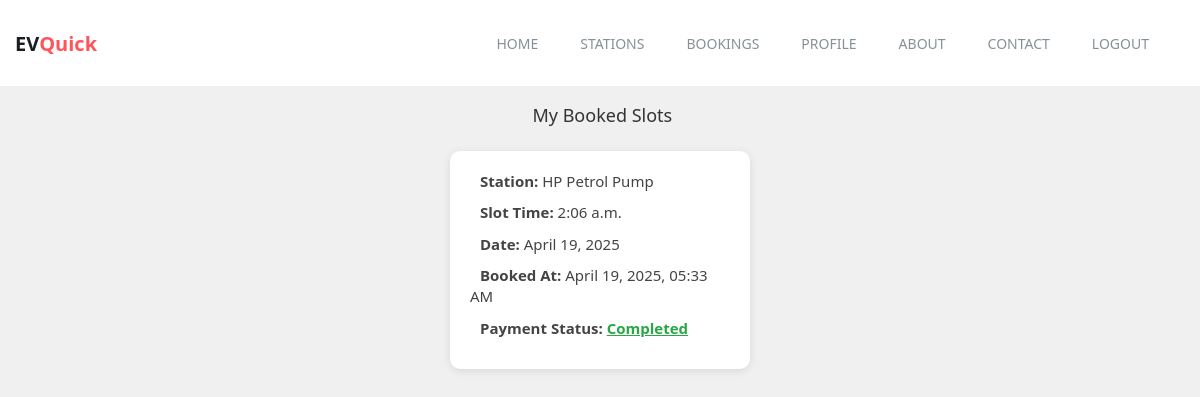
Before: /user_slot_bookings (signed in) with the older database file.
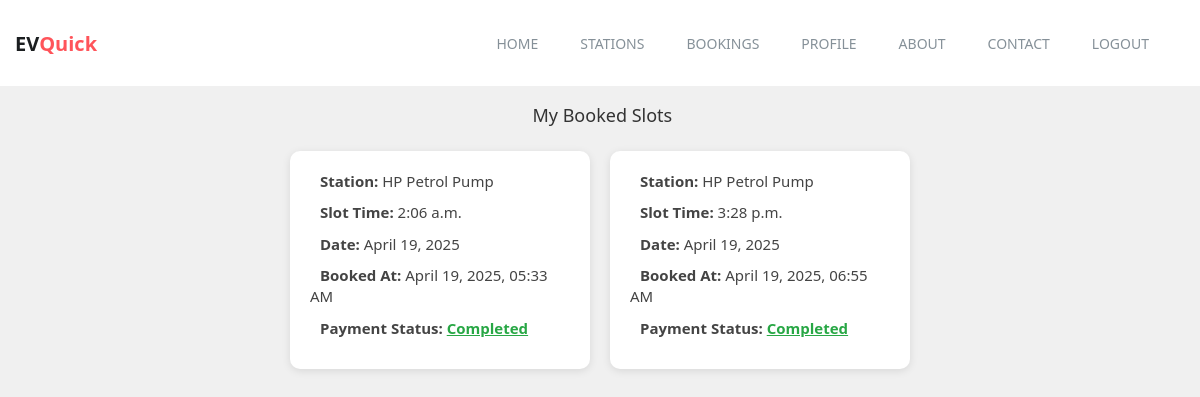
After: the same page with the newer database file.
### staff/models.py (models this page shows, shortened)
class Booking(models.Model):
    client = models.ForeignKey(Client, on_delete=models.CASCADE)
    slot = models.ForeignKey(AvailableSlot, on_delete=models.CASCADE)
    booked_at = models.DateTimeField()
    booking_date=models.DateField(null=True,blank=True)
    booking_time=models.TimeField(null=True,blank=True)
    duration_minutes = models.PositiveIntegerField(default=30)  # User can choose 30, 60, 90, etc.
    total_price = models.DecimalField(max_digits=10, decimal_places=2, default=0.00)
    payment_status = models.CharField(max_length=20, choices=[('Pending', 'Pending'), ('Completed', 'Completed')], default='Pending')

class AvailableSlot(models.Model):
    station = models.ForeignKey(Station, on_delete=models.CASCADE)
    name=models.CharField(max_length=150)
    price=models.DecimalField(max_digits=10,decimal_places=2)
    is_booked = models.BooleanField(default=False)

class Station(models.Model):
    user=models.ForeignKey(AdminUser,on_delete=models.CASCADE)
    name=models.CharField(max_length=200)
    district=models.CharField(max_length=200,choices=Location.DISTRICT_CHOICES)
    location=models.ForeignKey(Location,on_delete=models.CASCADE)

### user/views.py (the view)
# urls.py: path('user_slot_bookings',views.user_slot_bookings,name='user_slot_bookings'),
@login_required
def user_slot_bookings(request):
    client=Client.objects.get(user=request.user)
    bookings=Booking.objects.filter(client=client)
    return render(request,'app/user_slot_bookings.html',{'bookings':bookings})

### user/template/app/user_slot_bookings.html (shortened to what this page needs)
{% extends 'app/user_header.html' %}
{% block content %}
<!DOCTYPE html>
<html>
<head>
</head>
<body>
<h2> My Booked Slots</h2>
{% if bookings %}
<div class="slot-container">
    {% for booking in bookings %}
    <div class="slot-card">
        <div class="slot-info"><strong>Station:</strong> {{ booking.slot.station.name }}</div>
        <div class="slot-info"><strong>Slot Time:</strong> {{ booking.booking_time }}</div>
        <div class="slot-info"><strong>Date:</strong> {{ booking.booking_date }}</div>
        <div class="slot-info"><strong>Booked At:</strong> {{ booking.booked_at|date:"F j, Y, h:i A" }}</div>
        <div class="slot-info">
            <strong>Payment Status:</strong>
            {% if booking.payment_status == "Completed" %}
                <span class="payment-status">{{ booking.payment_status }}</span>
            {% else %}
                <a href="{% url 'dummy_payment' booking.id %}" class="pending-status">{{ booking.payment_status }}</a>
            {% endif %}
        </div>
    </div>
    {% endfor %}
</div>
{% else %}
    <div class="no-bookings"><i class="fa fa-info-circle"></i> You haven’t booked any slots yet.</div>
{% endif %}
</body>
</html>
{% endblock %}

### user/template/app/user_header.html (shortened to what this page needs)
{% load static %}
<!doctype html>
<html class="no-js" lang="en">
    <head>
        <link rel="stylesheet" href="{% static 'css/font-awesome.min.css' %}">
        <link rel="stylesheet" href="{% static 'css/bootstrap.min.css' %}">
		<link rel="stylesheet" href="{% static 'css/bootsnav.css' %}" >
        <link rel="stylesheet" href="{% static 'css/style.css' %}">
        <link rel="stylesheet" href="{% static 'css/responsive.css' %}">
    </head>
	<body>
		<section class="top-area">
			<div class="header-area">
			    <nav class="navbar navbar-default bootsnav  navbar-sticky navbar-scrollspy"  data-minus-value-desktop="70" data-minus-value-mobile="55" data-speed="1000">
			        <div class="container">
			            <div class="navbar-header">
			                <a class="navbar-brand" href="index.html">EV<span>Quick</span></a>
			            </div>
			            <div class="collapse navbar-collapse menu-ui-design" id="navbar-menu">
			                <ul class="nav navbar-nav navbar-right" data-in="fadeInDown" data-out="fadeOutUp">
			                    <li><a href="{% url 'user_index' %}">home</a></li>
			                    <li><a href="{% url 'user_station_list' %}">Stations</a></li>
								<li><a href="{% url 'user_slot_bookings' %}">Bookings</a></li>
			                    <li><a href="{% url 'user_profile' %}">Profile</a></li>
								<li><a href="{% url 'about_us' %}">About</a></li>
								<li><a href="{% url 'contact' %}">Contact</a></li>
			                    <li><a href="{% url 'user_logout' %}">Logout</a></li>
			                </ul>
			            </div>
			        </div>
			    </nav>
			</div>
		</section>
       <br>
        {% block content %}
        {% endblock %}
    </body>
</html>

### static/css/bootsnav.css (style rules this page uses)
nav.bootsnav .container { position: relative; }
nav.navbar.bootsnav { margin-bottom: 0; -moz-border-radius: 0px; -webkit-border-radius: 0px; -o-border-radius: 0px; border-radius: 0px; background-color: #fff; border: none; border-bottom: solid 1px #e0e0e0; z-index: 9; }
nav.navbar.bootsnav ul.nav > li > a { color: #6f6f6f; background-color: transparent; outline: none; margin-bottom: -2px; }
body { -webkit-transition: all 0.3s ease-in-out; -moz-transition: all 0.3s ease-in-out; -o-transition: all 0.3s ease-in-out; -ms-transition: all 0.3s ease-in-out; transition: all 0.3s ease-in-out; }
@media (min-width: 1024px) { nav.navbar.bootsnav ul.nav > li > a { padding: 30px 15px; font-weight: 600; } }

### static/css/style.css (style rules this page uses)
* { padding: 0; margin: 0; }
* { -webkit-box-sizing:border-box; -moz-box-sizing:border-box; -o-box-sizing:border-box; -ms-box-sizing:border-box; box-sizing:border-box; }
body { font-family: 'Poppins', sans-serif; font-size:14px; color:#a09e9c; text-transform:initial; max-width:1920px; margin:0 auto; overflow-x:hidden; }
a,a:hover,a:active,a:focus { display:inline-block; text-decoration:none; color: #343a3f; font-size:16px; padding:0; font-weight: 500; text-transform: capitalize; }
h1,h2,h3,h4,h5,h6 { margin: 0; color:#343a3f; font-size: 18px; font-weight: 500; text-transform: capitalize; }
ul { padding: 0; margin: 0 auto; list-style: none; }
ul li { list-style: none; }
html,body { height: 100%; }
nav.navbar.bootsnav { background-color:#fff; border-bottom: transparent; }
.navbar-header a.navbar-brand,.navbar-header a.navbar-brand:hover,.navbar-header a.navbar-brand:focus { display: inline-block; color: #1b1e20; font-size: 20px; font-weight: 700; padding: 34px 0px; text-transform:capitalize; }
.navbar-header a.navbar-brand span { display: inline-block;color:#ff545a;text-transform:capitalize; }
nav.navbar.bootsnav ul.nav > li > a { color: #859098; font-size: 14px; font-weight: 500; text-transform:uppercase; -webkit-transition: 0.3s linear; -moz-transition: 0.3s linear; -ms-transition: 0.3s linear; -o-transition: 0.3s linear; transition: 0.3s linear; }
nav.navbar.bootsnav ul.nav > li > a { padding:34px 21px; }
.menu-ui-design { overflow-y:scroll;height: 350px; }

### user/template/app/user_slot_bookings.html (style rules this page uses)
body { font-family: 'Segoe UI', sans-serif; background-color: #f0f0f0; }
h2 { text-align: center; margin-bottom: 25px; color: #333; }
.slot-container { display: flex; flex-wrap: wrap; justify-content: center; gap: 20px; }
.slot-card { background: white; border-radius: 10px; padding: 20px; width: 300px; box-shadow: 0 2px 8px rgba(0, 0, 0, 0.1); }
.slot-info { margin-bottom: 10px; font-size: 15px; color: #444; }
.payment-status { font-weight: bold; color: #28a745; cursor: pointer; text-decoration: underline; }

Changed rows visible on the page:
added Booking: slot.station.name "HP Petrol Pump", booking_time "3:28 p.m.", booking_date "April 19, 2025", booked_at "April 19, 2025, 06:55 AM", payment_status "Completed"
